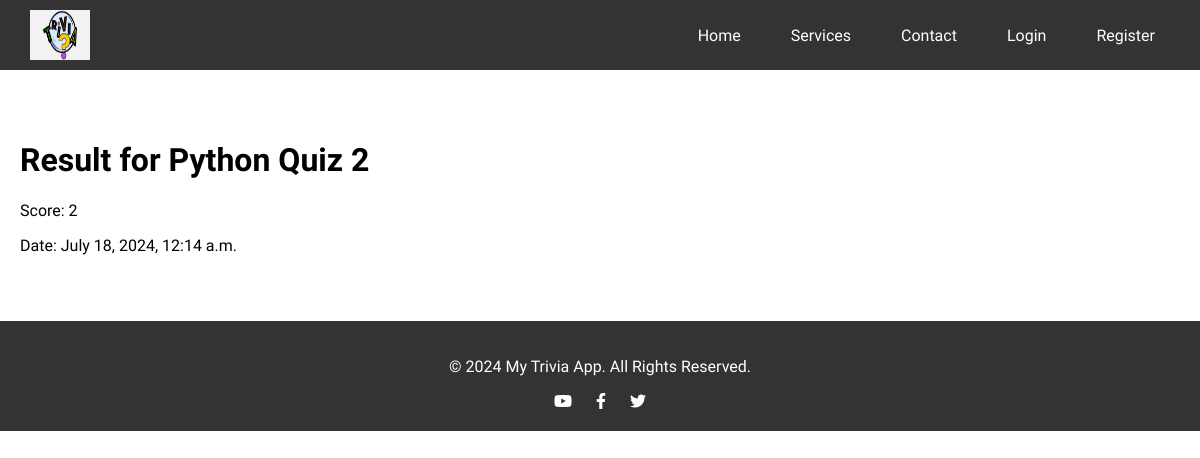
The app's page /quiz/result/3/ with its own data.
### apps/results/models.py (models this page shows, shortened)
class Result(models.Model):
    result_id = models.AutoField(primary_key=True)
    quiz_id = models.ForeignKey(Quiz, on_delete=models.CASCADE, related_name="results")
    user_id = models.ForeignKey(User, on_delete=models.CASCADE, related_name="results")
    score = models.IntegerField()
    created_at = models.DateTimeField(auto_now_add=True)

### apps/quiz/models.py (models this page shows, shortened)
class Quiz(models.Model):
    quiz_id = models.AutoField(primary_key=True)
    title = models.CharField(max_length=255)
    description = models.TextField(blank=True)
    created_by = models.ForeignKey(
        User, on_delete=models.CASCADE, related_name="quizzes"
    )
    created_at = models.DateTimeField(auto_now_add=True)
    updated_at = models.DateTimeField(auto_now=True)

### apps/quiz/views.py (the view)
# urls.py: path("result/<int:pk>/", ResultDetailView.as_view(), name="result_detail"),
class ResultDetailView(DetailView):
    model = Result
    template_name = "results/result_detail.html"
    context_object_name = "result"

### templates/results/result_detail.html
{% extends 'base.html' %}
{% block content %}
  <h1>Result for {{ result.quiz_id.title }}</h1>
  <p>Score: {{ result.score }}</p>
  <p>Date: {{ result.created_at }}</p>
{% endblock %}

### static/style.css (style rules this page uses)
:root { --main-color: #10cab7; --section-paading: 60px; --section-background: #f6f6f6; }
* { -webkit-box-sizing: border-box; -moz-box-sizing: border-box; box-sizing: border-box; }
html { scroll-behavior: smooth; }
body { font-family: "Work Sans", sans-serif; }
body, html { margin: 0; padding: 0; font-family: 'Work Sans', sans-serif; }

### records on screen
Result: quiz_id "Python Quiz 2", score "2", created_at "July 18, 2024, 12:14 a.m."
